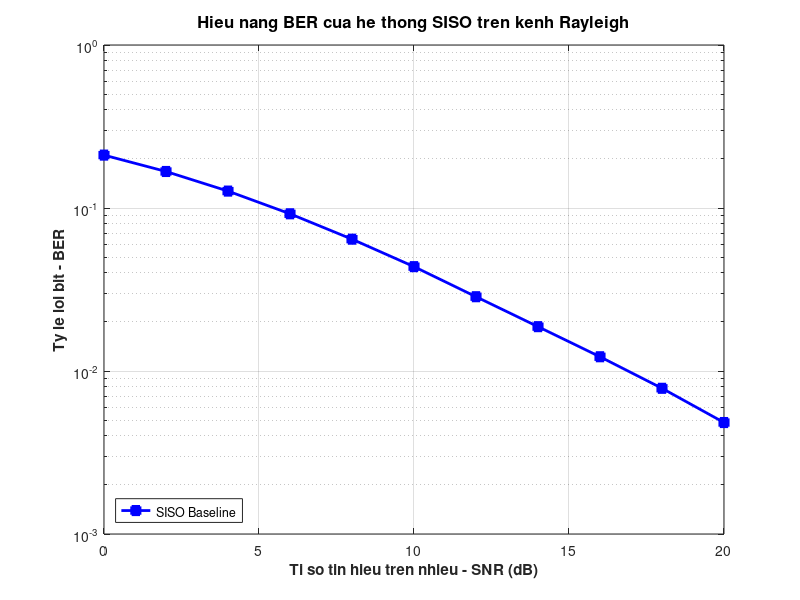

This chart was generated by the following MATLAB code:
%% PHAN 1: MO PHONG HE THONG WIFI SISO (BASELINE)
clear all; close all; clc;

% --- 1. KHOI TAO THAM SO ---
N_bits = 1e6;                % So luong bit mo phong (Yeu cau 2)
SNR_dB = 0:2:20;             % Dai SNR khao sat tu 0 den 20 dB (Yeu cau 4)
SNR_linear = 10.^(SNR_dB/10);
BER_SISO = zeros(1, length(SNR_dB));

fprintf('BAT DAU MO PHONG HE THONG SISO (BASELINE)...\n');

for i = 1:length(SNR_dB)
    snr = SNR_linear(i);
    N0 = 1/snr;              % Cong suat nhieu ung voi muc SNR
    
    % --- 2. KHOI PHAT (Yeu cau 2) ---
    bits = randi([0 1], 1, N_bits); % Sinh chuoi bit ngau nhien
    
    % Dieu che QPSK
    bits_reshape = reshape(bits, 2, []).';
    sym = (2*bits_reshape(:,1)-1) + 1j*(2*bits_reshape(:,2)-1);
    sym = sym / sqrt(2);     % Chuan hoa cong suat phat Ps = 1
    
    % --- 3. KENH TRUYEN (Yeu cau 3) ---
    % Mo phong kenh Rayleigh Fading h ~ CN(0,1)
    h = (randn(size(sym)) + 1j*randn(size(sym))) / sqrt(2);
    
    % Nhieu AWGN n ~ CN(0, N0)
    n = sqrt(N0/2) * (randn(size(sym)) + 1j*randn(size(sym)));
    
    % Tin hieu nhan duoc: y = h*x + n
    y = h .* sym + n;
    
    % --- 4. KHOI THU & TINH BER (Yeu cau 4) ---
    % Can bang kenh Equalization (Zero Forcing cho SISO)
    sym_hat = y ./ h;
    
    % Giai dieu che QPSK (Quyet dinh cung)
    bits_out = zeros(1, N_bits);
    bits_out(1:2:end) = real(sym_hat) > 0;
    bits_out(2:2:end) = imag(sym_hat) > 0;
    
    % Tinh ty le loi bit BER
    BER_SISO(i) = sum(bits ~= bits_out) / N_bits;
    fprintf('   SNR = %2d dB | BER = %.6f\n', SNR_dB(i), BER_SISO(i));
end

% --- 5. VE DO THI BER VS SNR ---
figure('Color', 'w', 'Name', 'Ket qua mo phong SISO');
semilogy(SNR_dB, BER_SISO, 'b-s', 'LineWidth', 2, 'MarkerFaceColor', 'b');
grid on;
xlabel('Ti so tin hieu tren nhieu - SNR (dB)', 'FontWeight', 'bold');
ylabel('Ty le loi bit - BER', 'FontWeight', 'bold');
title('Hieu nang BER cua he thong SISO tren kenh Rayleigh', 'FontSize', 12);
legend('SISO Baseline', 'Location', 'southwest');
